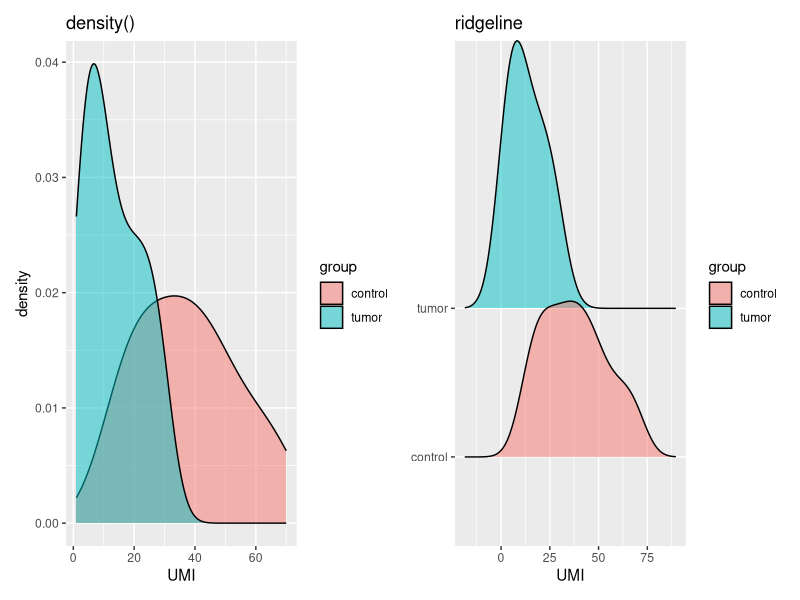

This figure's R source:
png("density_ridge.png", width = 900, height = 600)

ctl <- c(12, 15, 18, 20, 22, 25, 28, 30, 33, 35, 38, 40, 42, 45, 48, 50, 55, 60, 65, 70)
tum <- c(1, 2, 3, 4, 5, 6, 7, 8, 9, 10, 12, 14, 16, 18, 20, 22, 24, 26, 28, 30)

d <- data.frame(umi = c(ctl, tum),
                group = rep(c("control", "tumor"), c(length(ctl), length(tum))))

library(ggplot2)
library(ggridges)
library(patchwork)

# left: both curves on one axis. right: one curve per row (ridgeline)
p_curve <- ggplot(d, aes(x = umi, fill = group)) +
  geom_density(alpha = 0.5) +
  labs(x = "UMI", y = "density", title = "density()")

p_ridge <- ggplot(d, aes(x = umi, y = group, fill = group)) +
  geom_density_ridges(alpha = 0.5) +
  labs(x = "UMI", y = NULL, title = "ridgeline")

print(p_curve + p_ridge)

dev.off()
